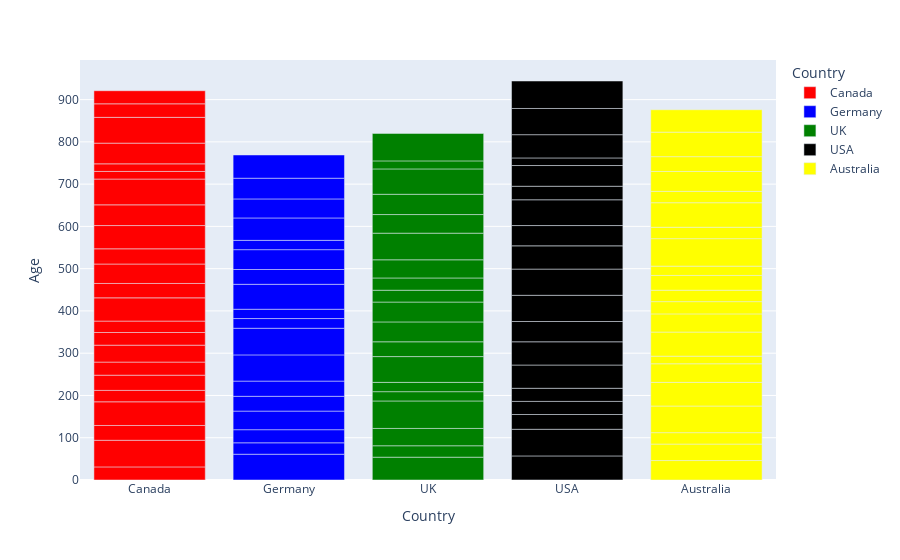

The cell this chart's notebook holds for it:
### Code cell
px.bar(df,x="Country",y="Age",
       color="Country",
       color_discrete_sequence=["red" ,"blue" ,"green","black","yellow"])

### Figure 1 — Plotly figure (JSON) as saved in the notebook; plotly's stock layout.template omitted (floating-point values rounded to 4 significant figures)
{"data": [{"alignmentgroup": "True", "hovertemplate": "Country=%{x}<br>Age=%{y}<extra></extra>", "legendgroup": "Canada", "marker": {"color": "red", "pattern": {"shape": ""}}, "name": "Canada", "offsetgroup": "Canada", "orientation": "v", "showlegend": true, "textposition": "auto", "type": "bar", "x": ["Canada", "Canada", "Canada", "Canada", "Canada", "Canada", "Canada", "Canada", "Canada", "Canada", "Canada", "Canada", "Canada", "Canada", "Canada", "Canada", "Canada", "Canada", "Canada", "Canada", "Canada", "Canada", "Canada"], "xaxis": "x", "y": [31, 63, 35, 56, 27, 36, 31, 40, 30, 27, 55, 34, 46, 36, 55, 49, 61, 18, 18, 49, 61, 32, 31], "yaxis": "y"}, {"alignmentgroup": "True", "hovertemplate": "Country=%{x}<br>Age=%{y}<extra></extra>", "legendgroup": "Germany", "marker": {"color": "blue", "pattern": {"shape": ""}}, "name": "Germany", "offsetgroup": "Germany", "orientation": "v", "showlegend": true, "textposition": "auto", "type": "bar", "x": ["Germany", "Germany", "Germany", "Germany", "Germany", "Germany", "Germany", "Germany", "Germany", "Germany", "Germany", "Germany", "Germany", "Germany", "Germany", "Germany", "Germany", "Germany"], "xaxis": "x", "y": [61, 27, 31, 44, 35, 36, 62, 63, 23, 22, 59, 35, 47, 22, 53, 45, 49, 55], "yaxis": "y"}, {"alignmentgroup": "True", "hovertemplate": "Country=%{x}<br>Age=%{y}<extra></extra>", "legendgroup": "UK", "marker": {"color": "green", "pattern": {"shape": ""}}, "name": "UK", "offsetgroup": "UK", "orientation": "v", "showlegend": true, "textposition": "auto", "type": "bar", "x": ["UK", "UK", "UK", "UK", "UK", "UK", "UK", "UK", "UK", "UK", "UK", "UK", "UK", "UK", "UK", "UK", "UK", "UK", "UK"], "xaxis": "x", "y": [54, 27, 41, 65, 22, 22, 61, 35, 47, 47, 28, 29, 43, 63, 44, 48, 60, 19, 65], "yaxis": "y"}, {"alignmentgroup": "True", "hovertemplate": "Country=%{x}<br>Age=%{y}<extra></extra>", "legendgroup": "USA", "marker": {"color": "black", "pattern": {"shape": ""}}, "name": "USA", "offsetgroup": "USA", "orientation": "v", "showlegend": true, "textposition": "auto", "type": "bar", "x": ["USA", "USA", "USA", "USA", "USA", "USA", "USA", "USA", "USA", "USA", "USA", "USA", "USA", "USA", "USA", "USA", "USA", "USA", "USA"], "xaxis": "x", "y": [57, 63, 35, 31, 31, 55, 55, 48, 62, 62, 55, 48, 61, 32, 49, 18, 55, 62, 65], "yaxis": "y"}, {"alignmentgroup": "True", "hovertemplate": "Country=%{x}<br>Age=%{y}<extra></extra>", "legendgroup": "Australia", "marker": {"color": "yellow", "pattern": {"shape": ""}}, "name": "Australia", "offsetgroup": "Australia", "orientation": "v", "showlegend": true, "textposition": "auto", "type": "bar", "x": ["Australia", "Australia", "Australia", "Australia", "Australia", "Australia", "Australia", "Australia", "Australia", "Australia", "Australia", "Australia", "Australia", "Australia", "Australia", "Australia", "Australia", "Australia", "Australia", "Australia", "Australia"], "xaxis": "x", "y": [46, 39, 27, 63, 56, 44, 18, 57, 43, 29, 27, 35, 22, 65, 27, 58, 27, 47, 35, 58, 53], "yaxis": "y"}], "layout": {"autosize": true, "barmode": "relative", "legend": {"title": {"text": "Country"}, "tracegroupgap": 0}, "margin": {"t": 60}, "xaxis": {"anchor": "y", "autorange": true, "categoryarray": ["Canada", "Germany", "UK", "USA", "Australia"], "categoryorder": "array", "domain": [0, 1], "range": [-0.5, 4.5], "title": {"text": "Country"}, "type": "category"}, "yaxis": {"anchor": "x", "autorange": true, "domain": [0, 1], "range": [0, 993.7], "title": {"text": "Age"}, "type": "linear"}}}
